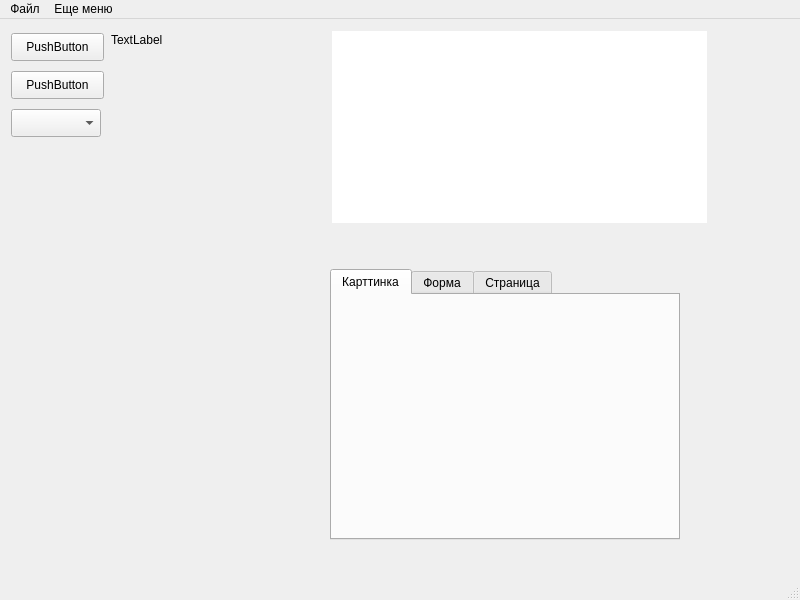
<?xml version="1.0" encoding="UTF-8"?>
<ui version="4.0">
 <class>MainWindow</class>
 <widget class="QMainWindow" name="MainWindow">
  <property name="geometry">
   <rect>
    <x>0</x>
    <y>0</y>
    <width>800</width>
    <height>600</height>
   </rect>
  </property>
  <property name="cursor">
   <cursorShape>ArrowCursor</cursorShape>
  </property>
  <property name="windowTitle">
   <string>MainWindow</string>
  </property>
  <widget class="QWidget" name="centralwidget">
   <widget class="QLabel" name="label">
    <property name="geometry">
     <rect>
      <x>111</x>
      <y>14</y>
      <width>151</width>
      <height>61</height>
     </rect>
    </property>
    <property name="text">
     <string>TextLabel</string>
    </property>
    <property name="scaledContents">
     <bool>false</bool>
    </property>
    <property name="alignment">
     <set>Qt::AlignLeading|Qt::AlignLeft|Qt::AlignTop</set>
    </property>
   </widget>
   <widget class="QTableWidget" name="tableWidget">
    <property name="enabled">
     <bool>true</bool>
    </property>
    <property name="geometry">
     <rect>
      <x>332</x>
      <y>12</y>
      <width>375</width>
      <height>192</height>
     </rect>
    </property>
    <property name="minimumSize">
     <size>
      <width>350</width>
      <height>180</height>
     </size>
    </property>
    <property name="maximumSize">
     <size>
      <width>375</width>
      <height>16777215</height>
     </size>
    </property>
    <property name="styleSheet">
     <string notr="true">gridline-color: rgb(255, 33, 140);


</string>
    </property>
    <property name="frameShape">
     <enum>QFrame::NoFrame</enum>
    </property>
    <property name="frameShadow">
     <enum>QFrame::Sunken</enum>
    </property>
    <property name="alternatingRowColors">
     <bool>true</bool>
    </property>
    <attribute name="horizontalHeaderVisible">
     <bool>true</bool>
    </attribute>
    <attribute name="horizontalHeaderHighlightSections">
     <bool>true</bool>
    </attribute>
    <attribute name="verticalHeaderVisible">
     <bool>false</bool>
    </attribute>
   </widget>
   <widget class="QTabWidget" name="tabWidget">
    <property name="geometry">
     <rect>
      <x>330</x>
      <y>250</y>
      <width>350</width>
      <height>271</height>
     </rect>
    </property>
    <property name="minimumSize">
     <size>
      <width>350</width>
      <height>180</height>
     </size>
    </property>
    <property name="maximumSize">
     <size>
      <width>375</width>
      <height>16777215</height>
     </size>
    </property>
    <property name="currentIndex">
     <number>0</number>
    </property>
    <widget class="QWidget" name="tab">
     <attribute name="title">
      <string>Карттинка</string>
     </attribute>
     <widget class="QLabel" name="label_2">
      <property name="geometry">
       <rect>
        <x>0</x>
        <y>0</y>
        <width>351</width>
        <height>211</height>
       </rect>
      </property>
      <property name="text">
       <string/>
      </property>
      <property name="pixmap">
       <pixmap>fall.jpg</pixmap>
      </property>
      <property name="scaledContents">
       <bool>true</bool>
      </property>
     </widget>
    </widget>
    <widget class="QWidget" name="tab_2">
     <attribute name="title">
      <string>Форма</string>
     </attribute>
     <widget class="QWidget" name="verticalLayoutWidget">
      <property name="geometry">
       <rect>
        <x>9</x>
        <y>9</y>
        <width>331</width>
        <height>231</height>
       </rect>
      </property>
      <layout class="QVBoxLayout" name="verticalLayout">
       <item>
        <widget class="QPushButton" name="btnmess">
         <property name="text">
          <string>QMessageBox</string>
         </property>
        </widget>
       </item>
       <item>
        <widget class="QPlainTextEdit" name="plainTextEdit"/>
       </item>
       <item>
        <widget class="QCheckBox" name="checkBox">
         <property name="text">
          <string>CheckBox</string>
         </property>
        </widget>
       </item>
       <item>
        <widget class="QComboBox" name="comboBox_2">
         <item>
          <property name="text">
           <string>Element1</string>
          </property>
         </item>
         <item>
          <property name="text">
           <string>Element2</string>
          </property>
         </item>
        </widget>
       </item>
      </layout>
     </widget>
    </widget>
    <widget class="QWidget" name="tab_3">
     <attribute name="title">
      <string>Страница</string>
     </attribute>
     <widget class="QWidget" name="verticalLayoutWidget_2">
      <property name="geometry">
       <rect>
        <x>9</x>
        <y>9</y>
        <width>394</width>
        <height>269</height>
       </rect>
      </property>
      <layout class="QVBoxLayout" name="verticalLayout_2">
       <item>
        <widget class="QDateTimeEdit" name="dateTimeEdit"/>
       </item>
      </layout>
     </widget>
    </widget>
   </widget>
   <widget class="QPushButton" name="pushButton_2">
    <property name="geometry">
     <rect>
      <x>11</x>
      <y>52</y>
      <width>93</width>
      <height>28</height>
     </rect>
    </property>
    <property name="minimumSize">
     <size>
      <width>90</width>
      <height>28</height>
     </size>
    </property>
    <property name="text">
     <string>PushButton</string>
    </property>
   </widget>
   <widget class="QPushButton" name="pushButton">
    <property name="geometry">
     <rect>
      <x>11</x>
      <y>14</y>
      <width>93</width>
      <height>28</height>
     </rect>
    </property>
    <property name="text">
     <string>PushButton</string>
    </property>
   </widget>
   <widget class="QComboBox" name="comboBox">
    <property name="geometry">
     <rect>
      <x>11</x>
      <y>90</y>
      <width>90</width>
      <height>28</height>
     </rect>
    </property>
    <property name="minimumSize">
     <size>
      <width>90</width>
      <height>28</height>
     </size>
    </property>
   </widget>
  </widget>
  <widget class="QStatusBar" name="statusbar"/>
  <widget class="QMenuBar" name="menubar">
   <property name="geometry">
    <rect>
     <x>0</x>
     <y>0</y>
     <width>800</width>
     <height>26</height>
    </rect>
   </property>
   <widget class="QMenu" name="menu">
    <property name="title">
     <string>Файл</string>
    </property>
    <addaction name="action"/>
    <addaction name="separator"/>
    <addaction name="action_exit"/>
   </widget>
   <widget class="QMenu" name="menu_2">
    <property name="title">
     <string>Еще меню</string>
    </property>
    <addaction name="action_3"/>
   </widget>
   <addaction name="menu"/>
   <addaction name="menu_2"/>
  </widget>
  <action name="action">
   <property name="text">
    <string>Добавить запись</string>
   </property>
  </action>
  <action name="action_exit">
   <property name="text">
    <string>Выход</string>
   </property>
   <property name="statusTip">
    <string>wwww</string>
   </property>
   <property name="shortcut">
    <string>Ctrl+Q</string>
   </property>
  </action>
  <action name="action_3">
   <property name="text">
    <string>действие</string>
   </property>
  </action>
 </widget>
 <resources/>
 <connections/>
</ui>
